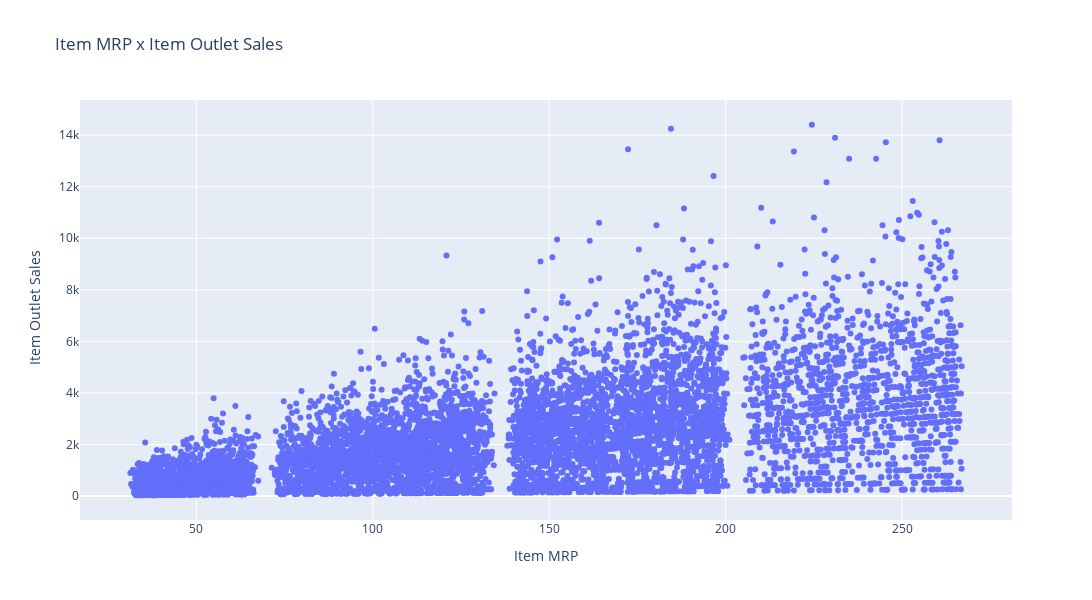

Here is the notebook cell this chart was saved with:
### Code cell
# df_scatter = df_train_raw[['Item_MRP', 'Item_Outlet_Sales']]
df_scatter = df_train_raw.groupby(['Item_Identifier', 'Item_MRP'], as_index=False)['Item_Outlet_Sales'].sum()


fig = go.Figure()

fig.add_trace(go.Scatter(
    x=df_scatter['Item_MRP'],
    y=df_scatter['Item_Outlet_Sales'],
    mode='markers',
    name='Item_MRP x Item Outlet Sales'
))

fig.update_layout(
        title=f'<span>Item MRP x Item Outlet Sales</span>', 
        autosize=False,
        width=1200,
        height=600,
        xaxis=dict(title=f'<span>Item MRP</span>'),
        yaxis=dict(title=f'<span> Item Outlet Sales</span>')
    )

fig.show()

### Figure 1 — Plotly figure (JSON) as saved in the notebook; plotly's stock layout.template omitted (floating-point values rounded to 4 significant figures; data arrays with more than 128 entries replaced by an {"elided": "..."} marker saying what was removed)
{"data": [{"mode": "markers", "name": "Item_MRP x Item Outlet Sales", "type": "scatter", "x": {"elided": "8019 float values"}, "y": {"elided": "8019 float values"}}], "layout": {"autosize": false, "height": 600, "title": {"text": "<span>Item MRP x Item Outlet Sales</span>"}, "width": 1200, "xaxis": {"title": {"text": "<span>Item MRP</span>"}}, "yaxis": {"title": {"text": "<span> Item Outlet Sales</span>"}}}}
